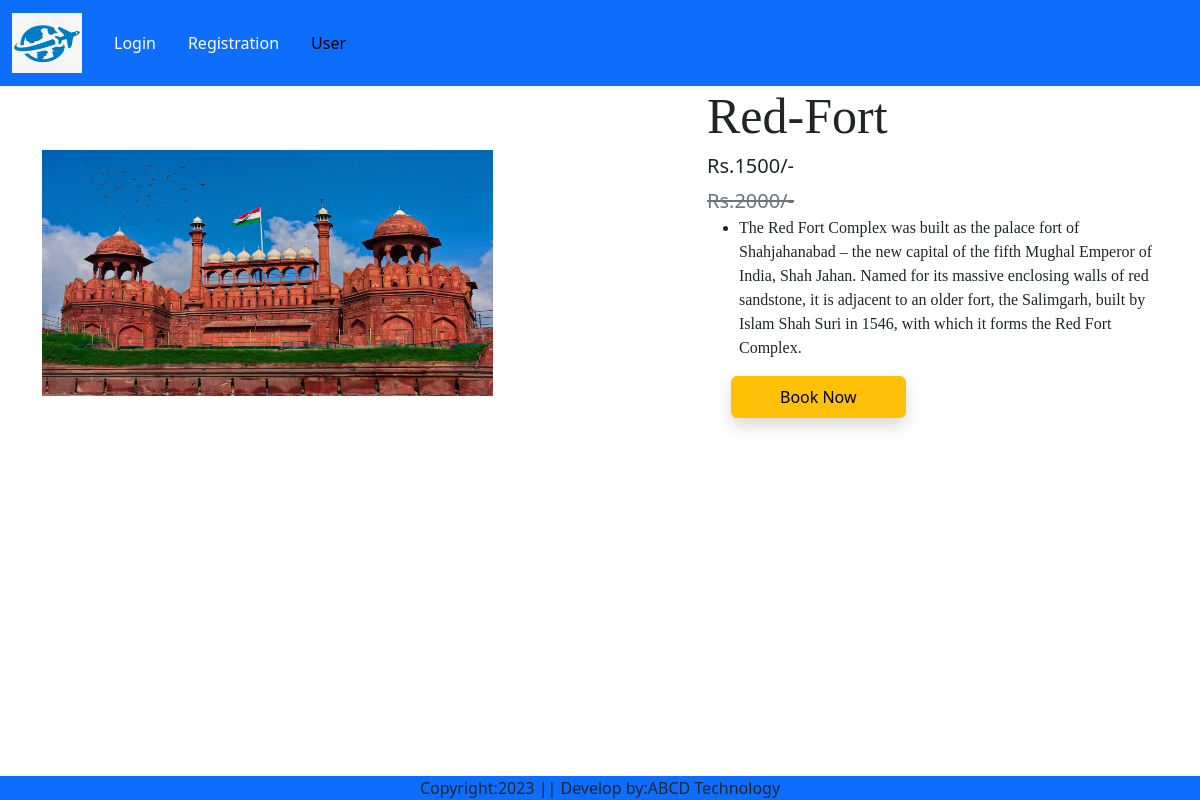
/place-detail/6, run on the app's committed database.
### travelapp/models.py (models this page shows, shortened)
class Places(models.Model):
     title=models.CharField(max_length=250)
     price=models.IntegerField()
     offerprice=models.IntegerField()
     description=models.TextField()
     place=models.CharField(choices=PLACE_CHOICES,max_length=3)
     image=models.ImageField(upload_to='places')

### travelapp/views.py (the view)
# urls.py: path('place-detail/<int:pk>', views.PlaceDetail.as_view(),name='place-detail'),
class PlaceDetail(View):
    def get(self,request,pk):
        place=Places.objects.get(pk=pk)
        return render(request,'placedetail.html',locals())

### travelapp/templates/placedetail.html (shortened to what this page needs)
 {% extends 'base.html' %}
{% load static %}
{% block main-content %}
<div class="container" xmlns="http://www.w3.org/1999/html">
    <div class="row flex justify-content-between">
        <div class="img2 col-lg-5 mt-5">
            <img src="{{place.image.url}}"
                 class="image col-xs-6
                 col-sm-12 col-lg-12 mt-3 text-sm-center w-100 h-75"  alt=""/>
        </div>
        <div class="productdetail col-lg-5">
            <h1 style="font-family:Georgia; font-size:50px;">{{place.title}}</h1>
            <h5>Rs.{{place.offerprice}}/-</h5>
            <small class="text-decoration-line-through text-muted fs-5"><del>Rs.{{place.price}}/-</del> </small>
                <ul class="fs-7" style="font-family: Rajdhani;">
                    <li>{{place.description}}</li></ul>
                <a href="{% url 'bookingdetail' %}" class="btn btn-warning shadow px-5 py-2 ms-4">Book Now</a>
        </div>
                </div>
            </div>
   {% endblock main-content %}

### data on the page
Places: image (picture), title "Red-Fort", offerprice "1500", price "2000", description "The Red Fort Complex was built as the palace fort of Shahjahanabad – the new capital of the fifth Mughal Emperor of India, Shah Jahan. Named for its massive enclosing walls of red sandstone, it is adjacent to an older fort, the Salimgarh, built by Islam Shah Suri in 1546, with which it forms the Red Fort Complex."
